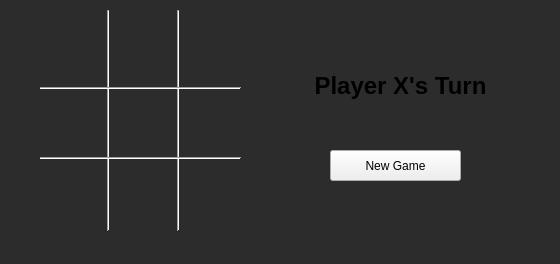
<?xml version="1.0" encoding="UTF-8"?>
<ui version="4.0">
 <class>MainWindow</class>
 <widget class="QMainWindow" name="MainWindow">
  <property name="geometry">
   <rect>
    <x>0</x>
    <y>0</y>
    <width>560</width>
    <height>264</height>
   </rect>
  </property>
  <property name="sizePolicy">
   <sizepolicy hsizetype="Fixed" vsizetype="Fixed">
    <horstretch>0</horstretch>
    <verstretch>0</verstretch>
   </sizepolicy>
  </property>
  <property name="minimumSize">
   <size>
    <width>560</width>
    <height>264</height>
   </size>
  </property>
  <property name="maximumSize">
   <size>
    <width>560</width>
    <height>264</height>
   </size>
  </property>
  <property name="windowTitle">
   <string>Tic-Tac-Toe</string>
  </property>
  <property name="styleSheet">
   <string notr="true"/>
  </property>
  <widget class="QWidget" name="centralwidget">
   <widget class="Line" name="line">
    <property name="geometry">
     <rect>
      <x>100</x>
      <y>10</y>
      <width>16</width>
      <height>221</height>
     </rect>
    </property>
    <property name="sizePolicy">
     <sizepolicy hsizetype="Fixed" vsizetype="Fixed">
      <horstretch>0</horstretch>
      <verstretch>0</verstretch>
     </sizepolicy>
    </property>
    <property name="styleSheet">
     <string notr="true">color: rgb(255, 255, 255);</string>
    </property>
    <property name="orientation">
     <enum>Qt::Vertical</enum>
    </property>
   </widget>
   <widget class="Line" name="line_2">
    <property name="geometry">
     <rect>
      <x>170</x>
      <y>10</y>
      <width>16</width>
      <height>221</height>
     </rect>
    </property>
    <property name="sizePolicy">
     <sizepolicy hsizetype="Fixed" vsizetype="Fixed">
      <horstretch>0</horstretch>
      <verstretch>0</verstretch>
     </sizepolicy>
    </property>
    <property name="styleSheet">
     <string notr="true">color: rgb(255, 255, 255);</string>
    </property>
    <property name="orientation">
     <enum>Qt::Vertical</enum>
    </property>
   </widget>
   <widget class="Line" name="line_3">
    <property name="geometry">
     <rect>
      <x>40</x>
      <y>80</y>
      <width>201</width>
      <height>16</height>
     </rect>
    </property>
    <property name="sizePolicy">
     <sizepolicy hsizetype="Minimum" vsizetype="Fixed">
      <horstretch>0</horstretch>
      <verstretch>0</verstretch>
     </sizepolicy>
    </property>
    <property name="styleSheet">
     <string notr="true">color: rgb(255, 255, 255);</string>
    </property>
    <property name="orientation">
     <enum>Qt::Horizontal</enum>
    </property>
   </widget>
   <widget class="Line" name="line_4">
    <property name="geometry">
     <rect>
      <x>40</x>
      <y>150</y>
      <width>201</width>
      <height>16</height>
     </rect>
    </property>
    <property name="sizePolicy">
     <sizepolicy hsizetype="Minimum" vsizetype="Fixed">
      <horstretch>0</horstretch>
      <verstretch>0</verstretch>
     </sizepolicy>
    </property>
    <property name="styleSheet">
     <string notr="true">color: rgb(255, 255, 255);</string>
    </property>
    <property name="orientation">
     <enum>Qt::Horizontal</enum>
    </property>
   </widget>
   <widget class="QPushButton" name="pushButton_1">
    <property name="geometry">
     <rect>
      <x>40</x>
      <y>10</y>
      <width>61</width>
      <height>71</height>
     </rect>
    </property>
    <property name="font">
     <font>
      <family>Segoe Print</family>
      <pointsize>36</pointsize>
     </font>
    </property>
    <property name="styleSheet">
     <string notr="true">background-color: rgb(44, 44, 44);
color: rgb(255, 255, 255);
border: 1px solid rgb(44, 44, 44);</string>
    </property>
    <property name="text">
     <string/>
    </property>
   </widget>
   <widget class="QPushButton" name="pushButton_2">
    <property name="geometry">
     <rect>
      <x>110</x>
      <y>10</y>
      <width>61</width>
      <height>71</height>
     </rect>
    </property>
    <property name="font">
     <font>
      <family>Segoe Print</family>
      <pointsize>36</pointsize>
     </font>
    </property>
    <property name="styleSheet">
     <string notr="true">background-color: rgb(44, 44, 44);
color: rgb(255, 255, 255);
border: 1px solid rgb(44, 44, 44);</string>
    </property>
    <property name="text">
     <string/>
    </property>
   </widget>
   <widget class="QPushButton" name="pushButton_3">
    <property name="geometry">
     <rect>
      <x>180</x>
      <y>10</y>
      <width>61</width>
      <height>71</height>
     </rect>
    </property>
    <property name="font">
     <font>
      <family>Segoe Print</family>
      <pointsize>36</pointsize>
     </font>
    </property>
    <property name="styleSheet">
     <string notr="true">background-color: rgb(44, 44, 44);
color: rgb(255, 255, 255);
border: 1px solid rgb(44, 44, 44);</string>
    </property>
    <property name="text">
     <string/>
    </property>
   </widget>
   <widget class="QPushButton" name="pushButton_4">
    <property name="geometry">
     <rect>
      <x>40</x>
      <y>90</y>
      <width>61</width>
      <height>61</height>
     </rect>
    </property>
    <property name="font">
     <font>
      <family>Segoe Print</family>
      <pointsize>36</pointsize>
     </font>
    </property>
    <property name="styleSheet">
     <string notr="true">background-color: rgb(44, 44, 44);
color: rgb(255, 255, 255);
border: 1px solid rgb(44, 44, 44);</string>
    </property>
    <property name="text">
     <string/>
    </property>
   </widget>
   <widget class="QPushButton" name="pushButton_5">
    <property name="geometry">
     <rect>
      <x>110</x>
      <y>90</y>
      <width>61</width>
      <height>61</height>
     </rect>
    </property>
    <property name="font">
     <font>
      <family>Segoe Print</family>
      <pointsize>36</pointsize>
     </font>
    </property>
    <property name="styleSheet">
     <string notr="true">background-color: rgb(44, 44, 44);
color: rgb(255, 255, 255);
border: 1px solid rgb(44, 44, 44);</string>
    </property>
    <property name="text">
     <string/>
    </property>
   </widget>
   <widget class="QPushButton" name="pushButton_6">
    <property name="geometry">
     <rect>
      <x>180</x>
      <y>90</y>
      <width>61</width>
      <height>61</height>
     </rect>
    </property>
    <property name="font">
     <font>
      <family>Segoe Print</family>
      <pointsize>36</pointsize>
     </font>
    </property>
    <property name="styleSheet">
     <string notr="true">background-color: rgb(44, 44, 44);
color: rgb(255, 255, 255);
border: 1px solid rgb(44, 44, 44);</string>
    </property>
    <property name="text">
     <string/>
    </property>
   </widget>
   <widget class="QPushButton" name="pushButton_7">
    <property name="geometry">
     <rect>
      <x>40</x>
      <y>160</y>
      <width>61</width>
      <height>71</height>
     </rect>
    </property>
    <property name="font">
     <font>
      <family>Segoe Print</family>
      <pointsize>36</pointsize>
     </font>
    </property>
    <property name="styleSheet">
     <string notr="true">background-color: rgb(44, 44, 44);
color: rgb(255, 255, 255);
border: 1px solid rgb(44, 44, 44);</string>
    </property>
    <property name="text">
     <string/>
    </property>
   </widget>
   <widget class="QPushButton" name="pushButton_8">
    <property name="geometry">
     <rect>
      <x>110</x>
      <y>160</y>
      <width>61</width>
      <height>71</height>
     </rect>
    </property>
    <property name="font">
     <font>
      <family>Segoe Print</family>
      <pointsize>36</pointsize>
     </font>
    </property>
    <property name="styleSheet">
     <string notr="true">background-color: rgb(44, 44, 44);
color: rgb(255, 255, 255);
border: 1px solid rgb(44, 44, 44);</string>
    </property>
    <property name="text">
     <string/>
    </property>
   </widget>
   <widget class="QPushButton" name="pushButton_9">
    <property name="geometry">
     <rect>
      <x>180</x>
      <y>160</y>
      <width>61</width>
      <height>71</height>
     </rect>
    </property>
    <property name="font">
     <font>
      <family>Segoe Print</family>
      <pointsize>36</pointsize>
     </font>
    </property>
    <property name="styleSheet">
     <string notr="true">background-color: rgb(44, 44, 44);
color: rgb(255, 255, 255);
border: 1px solid rgb(44, 44, 44);</string>
    </property>
    <property name="text">
     <string/>
    </property>
   </widget>
   <widget class="QLabel" name="label">
    <property name="geometry">
     <rect>
      <x>290</x>
      <y>50</y>
      <width>221</width>
      <height>71</height>
     </rect>
    </property>
    <property name="font">
     <font>
      <pointsize>18</pointsize>
      <bold>true</bold>
     </font>
    </property>
    <property name="text">
     <string>Player X's Turn</string>
    </property>
    <property name="alignment">
     <set>Qt::AlignCenter</set>
    </property>
   </widget>
   <widget class="QPushButton" name="pushButton">
    <property name="geometry">
     <rect>
      <x>330</x>
      <y>150</y>
      <width>131</width>
      <height>31</height>
     </rect>
    </property>
    <property name="text">
     <string>New Game</string>
    </property>
   </widget>
   <widget class="QPlainTextEdit" name="plainTextEdit">
    <property name="geometry">
     <rect>
      <x>-47</x>
      <y>-61</y>
      <width>611</width>
      <height>371</height>
     </rect>
    </property>
    <property name="styleSheet">
     <string notr="true">background-color: rgb(44, 44, 44);
color: rgb(255, 255, 255);
border: 1px solid rgb(44, 44, 44);</string>
    </property>
   </widget>
   <zorder>plainTextEdit</zorder>
   <zorder>line</zorder>
   <zorder>line_2</zorder>
   <zorder>line_3</zorder>
   <zorder>line_4</zorder>
   <zorder>pushButton_1</zorder>
   <zorder>pushButton_2</zorder>
   <zorder>pushButton_3</zorder>
   <zorder>pushButton_4</zorder>
   <zorder>pushButton_5</zorder>
   <zorder>pushButton_6</zorder>
   <zorder>pushButton_7</zorder>
   <zorder>pushButton_8</zorder>
   <zorder>pushButton_9</zorder>
   <zorder>label</zorder>
   <zorder>pushButton</zorder>
  </widget>
  <widget class="QMenuBar" name="menubar">
   <property name="geometry">
    <rect>
     <x>0</x>
     <y>0</y>
     <width>560</width>
     <height>21</height>
    </rect>
   </property>
  </widget>
 </widget>
 <resources/>
 <connections/>
</ui>
